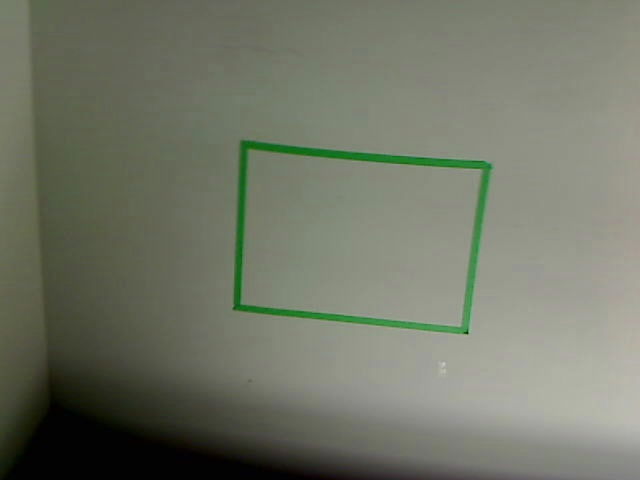
//> input picture vision/g1.jpg, 640 x 480 px
$ ./pipe_test3 g1.jpg   (built with g++ and OpenCV 4)
//> lines starting //> are read from the running program, lines starting //| are printed output that depends on the picture; after the words box and inside, x2 and y2 are one past the last pixel; in counts of white or black regions, pixels touching at a corner belong together
#include "cv.h"
#include "highgui.h"
#include <cmath>

#define DIM_RATIO 2

#define HUE_MAX 60
#define HUE_MIN 35
#define SAT_MIN 100

#define GRAD_ROWS 5  // kernal rows for gradient
#define GRAD_COLS 5
#define CLOSE_DIM 5

int main( int argc, char** argv ) {
    IplImage* img = cvLoadImage( argv[1], CV_LOAD_IMAGE_ANYCOLOR); // load image with name argv[1], color
//> img is the input picture: 480 rows x 640 cols, CV_8UC3; mean B, G, R 103.4, 118.3, 114

// size down

    IplImage* img_Resize = cvCreateImage ( // create second image with diff size
        cvSize(img->width/DIM_RATIO, img->height/DIM_RATIO),
        img->depth,
        img->nChannels);
    /*IplImage* img_Temp = cvCreateImage ( // create second image with diff size
        cvSize(img->width/DIM_RATIO, img->height/DIM_RATIO),
        img->depth,
        img->nChannels);
    cvPyrDown (img, img_Temp, CV_GAUSSIAN_5x5); // resize img 1/2*/
    cvPyrDown (img, img_Resize, CV_GAUSSIAN_5x5); // resize img 1/2

    cvNamedWindow("Img", CV_WINDOW_AUTOSIZE);
    cvShowImage("Img", img_Resize );
    cvWaitKey(0);
    cvReleaseImage(&img);

// convert to HSV, extract Hue
    IplImage* img_Hue = cvCreateImage ( // image to store the Hue value
        cvSize(img_Resize->width, img_Resize->height),
        IPL_DEPTH_8U,
        1);
    IplImage* img_Sat = cvCreateImage ( // image to store the Hue value
        cvSize(img_Resize->width, img_Resize->height),
        IPL_DEPTH_8U,
        1);

    cvCvtColor (img_Resize, img_Resize, CV_BGR2HSV); // convert to Hue,Saturation,Value
//> img_Resize: 240 rows x 320 cols, CV_8UC3; mean H, S, V 36, 37.6, 118.5
    cvSplit (img_Resize, img_Hue, img_Sat, NULL,NULL);   // extract Hue, Saturation
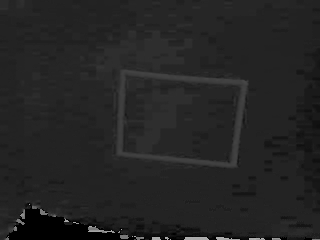
//> img_Hue: 240 rows x 320 cols, CV_8UC1; min 0, max 177, mean 36
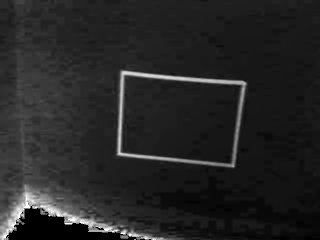
//> img_Sat: 240 rows x 320 cols, CV_8UC1; min 0, max 255, mean 37.6

    cvShowImage("Img", img_Sat);
    cvWaitKey(0);
    cvReleaseImage(&img_Resize);

// Isolate Color. Set all Pipe pixels to 1 and non-Pipe pixels to 0

    char *huePtr, *satPtr;
    for (int r = 0; r < img_Hue->height; r++) {
        huePtr = (char*) (img_Hue->imageData + r*img_Hue->widthStep);
        satPtr = (char*) (img_Sat->imageData + r*img_Sat->widthStep);
        for (int c = 0; c < img_Hue->width; c++) {
            *huePtr = 255 * ((*huePtr >= HUE_MIN) && (*huePtr <= HUE_MAX));//&& (*satPtr+255 >= SAT_MIN));
            huePtr++;
            satPtr++;
        }
    }
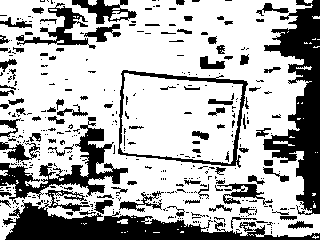
//> img_Hue: 240 rows x 320 cols, CV_8UC1; 68.9% white; 391 black regions (297 under 20 px), largest, box (x1, y1, x2, y2) and area: (263, 0, 320, 215) 5790, (3, 190, 320, 240) 5590, (0, 117, 128, 201) 2678
//> after the loop, huePtr = ""; satPtr = ""

// Connect light segments by close

    cvMorphologyEx (img_Hue, //src
        img_Hue, // dst
        NULL, // temp
        cvCreateStructuringElementEx (CLOSE_DIM, CLOSE_DIM, (CLOSE_DIM+1)/2, (CLOSE_DIM+1)/2, CV_SHAPE_RECT),
        CV_MOP_CLOSE,
        1
    );
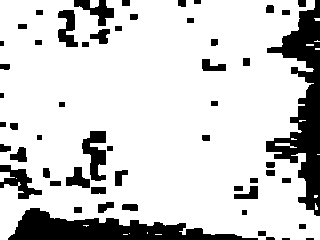
//> img_Hue: 240 rows x 320 cols, CV_8UC1; 81.6% white; 55 black regions (2 under 20 px), largest, box (x1, y1, x2, y2) and area: (266, 0, 320, 216) 4904, (8, 208, 258, 240) 3870, (82, 131, 106, 181) 720

    cvShowImage("Img", img_Hue);
    cvWaitKey(0);

// gradient

    IplImage* img_Grad = cvCreateImage ( // create second image with 1 channel
        cvSize(img_Hue->width, img_Hue->height),
        IPL_DEPTH_8U,
        1);
    IplImage* temp = cvCreateImage ( // create temp with 1 channel
        cvSize(img_Hue->width, img_Hue->height),
        IPL_DEPTH_8U,
        1);

    cvMorphologyEx (img_Hue, //src
        img_Grad, // dst
        temp, // temp
        cvCreateStructuringElementEx (GRAD_ROWS, GRAD_COLS, (GRAD_ROWS+1)/2, (GRAD_COLS+1)/2, CV_SHAPE_RECT),
        CV_MOP_GRADIENT,
        1);
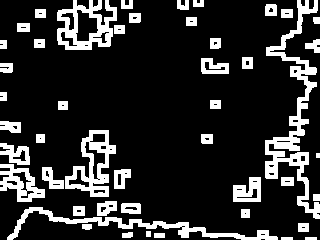
//> img_Grad: 240 rows x 320 cols, CV_8UC1; 17.4% white; 47 white regions, largest, box (x1, y1, x2, y2) and area: (265, 0, 320, 219) 2914, (7, 207, 278, 240) 1632, (57, 0, 117, 50) 1492

// Hough Line Transform: R = x*cosT + y*sinT gives normal to line from origin. R = rad to line, T = ang of normal

    CvMat* lines = cvCreateMat (2, 1, CV_32FC2); // two channel 32 bit float

    cvHoughLines2(img_Grad,
        lines,
        CV_HOUGH_STANDARD,
        5, // res in R value in pixels
        CV_PI/32.0, // res in theta in rad
        75, // pixel threshold to make a line
        0,0 // unused
    );
//> lines = [[210, 1.67], [300, 0]]

    float* dataPtr = (float*)(lines->data.db);
    float rad = (*dataPtr + *(dataPtr+2)) / 2;
//> rad = 255
    float ang = (*(dataPtr+1) + *(dataPtr+3))/2;
//> ang = 0.834

// draw line onto image
    float x1 = rad / cos(ang);
//> x1 = 379.7
    float x2 = (rad - img_Grad->height*sin(ang)) / cos(ang);
//> x2 = 114.9

    if ((x1 < 0) || (x2 > img_Grad->width)) {
        float y1 = rad / sin(ang);
        float y2 = (rad - img_Grad->width*sin(ang)) / cos(ang);
        cvLine(img_Grad, cvPoint (0,int(y1)), cvPoint(img_Grad->width,int(y2)),
            cvScalar (100,100,0,0));
    } else {
        cvLine(img_Grad, cvPoint (int(x1),0), cvPoint(int(x2),img_Grad->height),
            cvScalar (100,100,0,0));
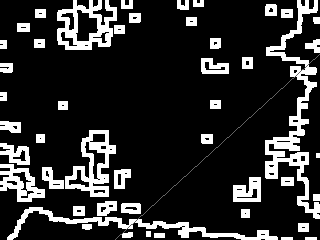
//> img_Grad: 240 rows x 320 cols, CV_8UC1; 0.27% of pixels changed, all inside (x1, y1, x2, y2) = (115, 54, 320, 240)
    }

    printf ("%f %f\n", rad, ang*180/CV_PI);
//| 255.000000 47.812504
    //printf ("%d %d\n", img_Grad->width, img_Grad->height);
    //printf ("%f %f\n", x1,x2);
    cvShowImage("Img", img_Grad);
    cvWaitKey(0);

    // [10 lines of commented-out code are left out]

}
